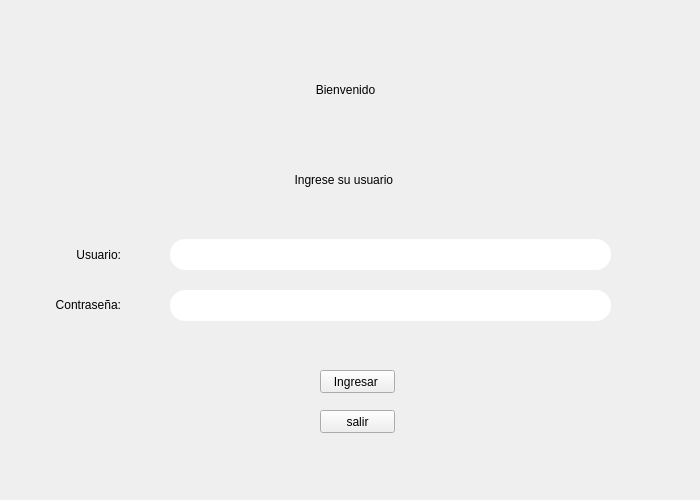
<?xml version="1.0" encoding="UTF-8"?>
<ui version="4.0">
 <class>MainWindow</class>
 <widget class="QMainWindow" name="MainWindow">
  <property name="geometry">
   <rect>
    <x>0</x>
    <y>0</y>
    <width>700</width>
    <height>500</height>
   </rect>
  </property>
  <property name="minimumSize">
   <size>
    <width>700</width>
    <height>500</height>
   </size>
  </property>
  <property name="maximumSize">
   <size>
    <width>700</width>
    <height>500</height>
   </size>
  </property>
  <property name="windowTitle">
   <string>Login</string>
  </property>
  <property name="styleSheet">
   <string notr="true">QWidget#bienvenido {
    background: 
        rgba(0, 0, 0, 0.5),
        url('C:/Users/Oscar Daniel Gil/Desktop/AppParqueo/fondo.png');
    background-repeat: no-repeat;
    background-position: center;
    background-size: cover;
}
</string>
  </property>
  <widget class="QWidget" name="bienvenido">
   <widget class="QLabel" name="label">
    <property name="geometry">
     <rect>
      <x>0</x>
      <y>50</y>
      <width>691</width>
      <height>81</height>
     </rect>
    </property>
    <property name="styleSheet">
     <string notr="true">font: 36pt &quot;MS Shell Dlg 2&quot;;
color:black;
</string>
    </property>
    <property name="text">
     <string>&lt;html&gt;&lt;head/&gt;&lt;body&gt;&lt;p align=&quot;center&quot;&gt;Bienvenido&lt;/p&gt;&lt;/body&gt;&lt;/html&gt;</string>
    </property>
   </widget>
   <widget class="QLabel" name="label_2">
    <property name="geometry">
     <rect>
      <x>0</x>
      <y>160</y>
      <width>691</width>
      <height>41</height>
     </rect>
    </property>
    <property name="styleSheet">
     <string notr="true">color: black;
font: 20pt &quot;MS Shell Dlg 2&quot;;</string>
    </property>
    <property name="text">
     <string>&lt;html&gt;&lt;head/&gt;&lt;body&gt;&lt;p align=&quot;center&quot;&gt;Ingrese su usuario &lt;/p&gt;&lt;/body&gt;&lt;/html&gt;</string>
    </property>
   </widget>
   <widget class="QLabel" name="label_3">
    <property name="geometry">
     <rect>
      <x>10</x>
      <y>240</y>
      <width>111</width>
      <height>31</height>
     </rect>
    </property>
    <property name="styleSheet">
     <string notr="true">color:black;
font: 16pt &quot;MS Shell Dlg 2&quot;;
</string>
    </property>
    <property name="text">
     <string>&lt;html&gt;&lt;head/&gt;&lt;body&gt;&lt;p align=&quot;right&quot;&gt;Usuario:&lt;/p&gt;&lt;/body&gt;&lt;/html&gt;</string>
    </property>
   </widget>
   <widget class="QLabel" name="label_4">
    <property name="geometry">
     <rect>
      <x>10</x>
      <y>290</y>
      <width>111</width>
      <height>31</height>
     </rect>
    </property>
    <property name="styleSheet">
     <string notr="true">color: black;
font: 75 16pt &quot;MS Shell Dlg 2&quot;;
font: 75 24pt &quot;MS Shell Dlg 2&quot;;
font: 16pt &quot;MS Shell Dlg 2&quot;;
</string>
    </property>
    <property name="text">
     <string>&lt;html&gt;&lt;head/&gt;&lt;body&gt;&lt;p align=&quot;right&quot;&gt;Contraseña:&lt;/p&gt;&lt;/body&gt;&lt;/html&gt;</string>
    </property>
   </widget>
   <widget class="QLineEdit" name="lineEdit">
    <property name="geometry">
     <rect>
      <x>170</x>
      <y>239</y>
      <width>441</width>
      <height>31</height>
     </rect>
    </property>
    <property name="styleSheet">
     <string notr="true">background-color:white;
border-radius: 15px;
font: 16pt &quot;MS Shell Dlg 2&quot;;
color: black;</string>
    </property>
    <property name="text">
     <string/>
    </property>
   </widget>
   <widget class="QLineEdit" name="lineEdit_2">
    <property name="geometry">
     <rect>
      <x>170</x>
      <y>290</y>
      <width>441</width>
      <height>31</height>
     </rect>
    </property>
    <property name="styleSheet">
     <string notr="true">background-color:white;
font: 16pt &quot;MS Shell Dlg 2&quot;;
color: black;
border-radius: 15px;</string>
    </property>
    <property name="text">
     <string/>
    </property>
    <property name="echoMode">
     <enum>QLineEdit::Password</enum>
    </property>
   </widget>
   <widget class="QPushButton" name="pushButton">
    <property name="geometry">
     <rect>
      <x>320</x>
      <y>370</y>
      <width>75</width>
      <height>23</height>
     </rect>
    </property>
    <property name="text">
     <string>Ingresar </string>
    </property>
   </widget>
   <widget class="QPushButton" name="pushButton_3">
    <property name="geometry">
     <rect>
      <x>320</x>
      <y>410</y>
      <width>75</width>
      <height>23</height>
     </rect>
    </property>
    <property name="text">
     <string>salir</string>
    </property>
   </widget>
   <widget class="QLabel" name="label_5">
    <property name="geometry">
     <rect>
      <x>180</x>
      <y>325</y>
      <width>411</width>
      <height>31</height>
     </rect>
    </property>
    <property name="styleSheet">
     <string notr="true">font: 14pt &quot;MS Shell Dlg 2&quot;;
color: red;</string>
    </property>
    <property name="text">
     <string/>
    </property>
   </widget>
  </widget>
 </widget>
 <resources/>
 <connections/>
</ui>
